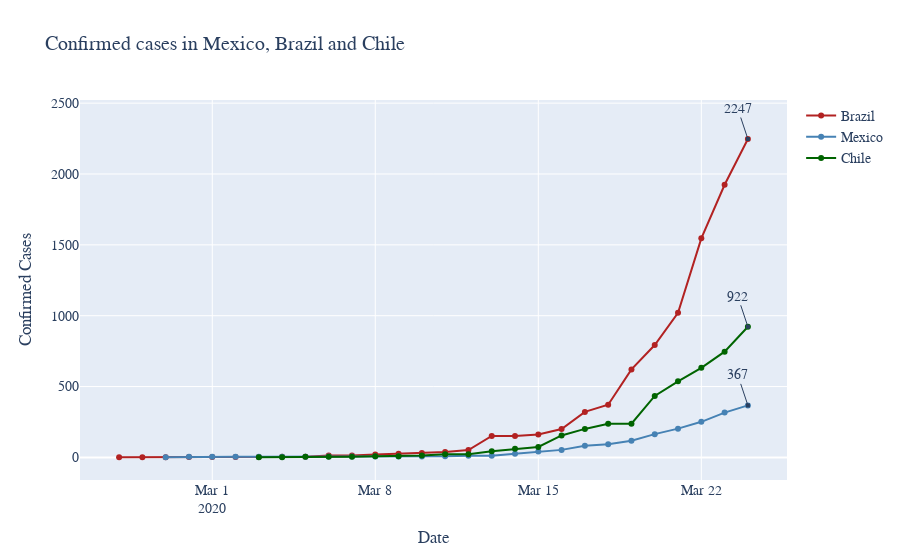

Notebook code for this chart:
### Markdown cell above
### Compare different time series

### Code cell
# consolidate 3 time series
# see func 'consolidate_time_series(array)'
ts1 = Country('Mexico').get_confirmed_ts()
ts2 = Country('Brazil').get_confirmed_ts()
ts3 = Country('Chile').get_confirmed_ts()
conso = consolidate_time_series([ts1,ts2,ts3])

y1 = conso.loc['Mexico']
y2 = conso.loc['Brazil']
y3 = conso.loc['Chile']
x = conso.columns.to_list()

fig = go.Figure()

fig.add_trace(go.Scatter(name='Brazil',x=x,y=y2,mode='lines+markers',line=dict(color='firebrick'),
                        text=y2))
fig.add_trace(go.Scatter(name='Mexico',x=x,y=y1,mode='lines+markers',line=dict(color='steelblue',width=2)))
fig.add_trace(go.Scatter(name='Chile',x=x,y=y3,mode='lines+markers',line=dict(color='darkgreen')))

# layout
fig.update_layout(
    title='Confirmed cases in Mexico, Brazil and Chile',
    xaxis_title="Date",
    yaxis_title="Confirmed Cases",
    font=dict(
        family="Arial, bold",
        size=14,
        #color="auto"
    ),
    annotations=[
        dict(
            x=x[-1],
            y=y2[-1],
            xref="x",
            yref="y",
            text='{}'.format(int(y2[-1])),
            showarrow=True,
            arrowhead=7
        ),
        dict(
            x=x[-1],
            y=y1[-1],
            xref="x",
            yref="y",
            text='{}'.format(int(y1[-1])),
            showarrow=True,
            arrowhead=7
        ),
        dict(
            x=x[-1],
            y=y3[-1],
            xref="x",
            yref="y",
            text='{}'.format(int(y3[-1])),
            showarrow=True,
            arrowhead=7
        )
    ]
)
fig.show()

### Figure 1 — Plotly figure (JSON) as saved in the notebook; plotly's stock layout.template omitted (floating-point values rounded to 4 significant figures)
{"data": [{"line": {"color": "firebrick"}, "mode": "lines+markers", "name": "Brazil", "text": [1, 1, 1, 2, 2, 2, 2, 4, 4, 13, 13, 20, 25, 31, 38, 52, 151, 151, 162, 200, 321, 372, 621, 793, 1021, 1546, 1924, 2247], "type": "scatter", "x": ["2020-02-26", "2020-02-27", "2020-02-28", "2020-02-29", "2020-03-01", "2020-03-02", "2020-03-03", "2020-03-04", "2020-03-05", "2020-03-06", "2020-03-07", "2020-03-08", "2020-03-09", "2020-03-10", "2020-03-11", "2020-03-12", "2020-03-13", "2020-03-14", "2020-03-15", "2020-03-16", "2020-03-17", "2020-03-18", "2020-03-19", "2020-03-20", "2020-03-21", "2020-03-22", "2020-03-23", "2020-03-24"], "y": [1, 1, 1, 2, 2, 2, 2, 4, 4, 13, 13, 20, 25, 31, 38, 52, 151, 151, 162, 200, 321, 372, 621, 793, 1021, 1546, 1924, 2247]}, {"line": {"color": "steelblue", "width": 2}, "mode": "lines+markers", "name": "Mexico", "type": "scatter", "x": ["2020-02-26", "2020-02-27", "2020-02-28", "2020-02-29", "2020-03-01", "2020-03-02", "2020-03-03", "2020-03-04", "2020-03-05", "2020-03-06", "2020-03-07", "2020-03-08", "2020-03-09", "2020-03-10", "2020-03-11", "2020-03-12", "2020-03-13", "2020-03-14", "2020-03-15", "2020-03-16", "2020-03-17", "2020-03-18", "2020-03-19", "2020-03-20", "2020-03-21", "2020-03-22", "2020-03-23", "2020-03-24"], "y": [null, null, 1, 4, 5, 5, 5, 5, 5, 6, 6, 7, 7, 7, 8, 12, 12, 26, 41, 53, 82, 93, 118, 164, 203, 251, 316, 367]}, {"line": {"color": "darkgreen"}, "mode": "lines+markers", "name": "Chile", "type": "scatter", "x": ["2020-02-26", "2020-02-27", "2020-02-28", "2020-02-29", "2020-03-01", "2020-03-02", "2020-03-03", "2020-03-04", "2020-03-05", "2020-03-06", "2020-03-07", "2020-03-08", "2020-03-09", "2020-03-10", "2020-03-11", "2020-03-12", "2020-03-13", "2020-03-14", "2020-03-15", "2020-03-16", "2020-03-17", "2020-03-18", "2020-03-19", "2020-03-20", "2020-03-21", "2020-03-22", "2020-03-23", "2020-03-24"], "y": [null, null, null, null, null, null, 1, 1, 4, 4, 4, 8, 8, 13, 23, 23, 43, 61, 74, 155, 201, 238, 238, 434, 537, 632, 746, 922]}], "layout": {"annotations": [{"arrowhead": 7, "showarrow": true, "text": "2247", "x": "2020-03-24", "xref": "x", "y": 2247, "yref": "y"}, {"arrowhead": 7, "showarrow": true, "text": "367", "x": "2020-03-24", "xref": "x", "y": 367, "yref": "y"}, {"arrowhead": 7, "showarrow": true, "text": "922", "x": "2020-03-24", "xref": "x", "y": 922, "yref": "y"}], "font": {"family": "Arial, bold", "size": 14}, "title": {"text": "Confirmed cases in Mexico, Brazil and Chile"}, "xaxis": {"title": {"text": "Date"}}, "yaxis": {"title": {"text": "Confirmed Cases"}}}}
